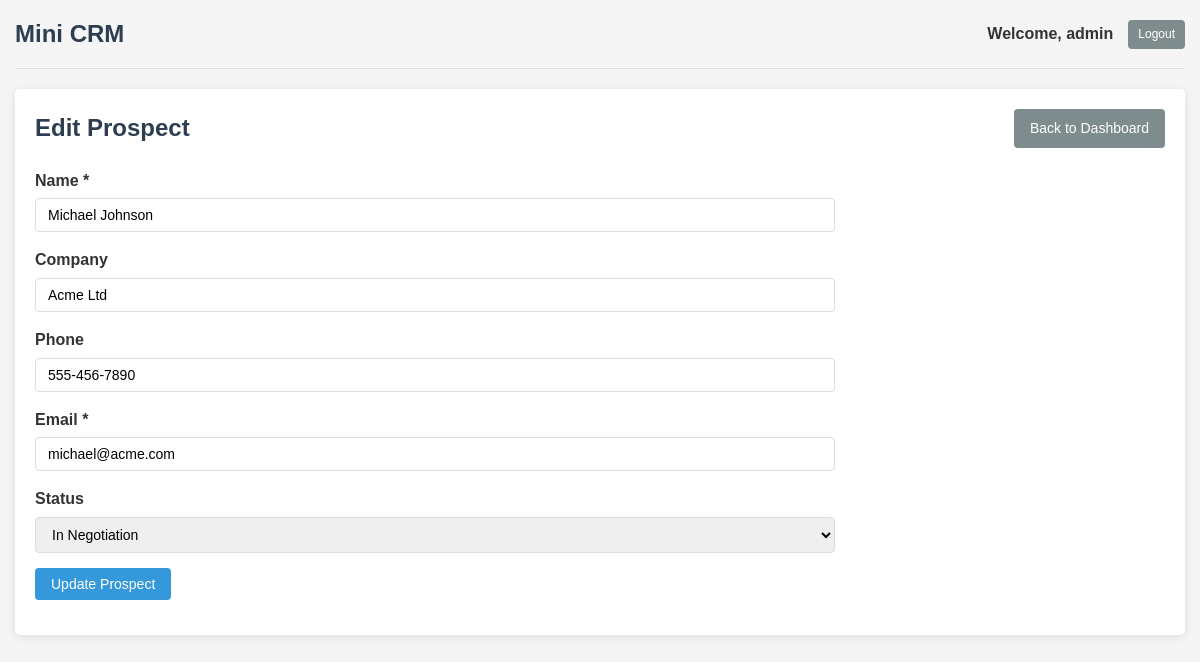
Page /prospect_form.php?id=3 (signed in) on the committed database.
### tables this page shows
CREATE TABLE
IF NOT EXISTS prospects
(
    id INT AUTO_INCREMENT PRIMARY KEY,
    name VARCHAR
(100) NOT NULL,
    company VARCHAR
(100),
    phone VARCHAR
(20),
    email VARCHAR
(100) NOT NULL,
    status ENUM
('new', 'contacted', 'in negotiation', 'won', 'lost') DEFAULT 'new',
    user_id INT,
    created_at TIMESTAMP DEFAULT CURRENT_TIMESTAMP,
    FOREIGN KEY
(user_id) REFERENCES users
(id) ON
DELETE
SET NULL
);

### config/env.php (called while the page is built, shortened)
<?php
class Env {
    private static $variables = [];
    public static function load($path = '.env') {
        if (!file_exists($path)) {
            return false;
        }
        return true;
    }
    public static function get($name, $default = null) {
        return isset(self::$variables[$name]) ? self::$variables[$name] : $default;
    }
}
?>

### classes/Prospect.php (called while the page is built, shortened)
<?php
require_once 'config/database.php';
class Prospect {
    private $conn;
    private $table = 'prospects';
    public $id;
    public function __construct() {
        $database = new Database();
        $this->conn = $database->connect();
    }
    public function read_single() {
        try {
            $query = "SELECT p.id, p.name, p.company, p.phone, p.email, p.status, p.created_at, p.user_id, u.username
                      FROM " . $this->table . " p
                      LEFT JOIN users u ON p.user_id = u.id
                      WHERE p.id = :id";
            $stmt = $this->conn->prepare($query);
            $stmt->bindParam(':id', $this->id, PDO::PARAM_INT);
            $stmt->execute();
            $row = $stmt->fetch();
            if ($row) {
                $this->name = $row['name'];
                $this->company = $row['company'];
                $this->phone = $row['phone'];
                $this->email = $row['email'];
                $this->status = $row['status'];
                return true;
            }
            return false;
        } catch (PDOException $e) {
            echo "Error fetching prospect: " . $e->getMessage();
            return false;
        }
    }
}
?>

### config/database.php (called while the page is built, shortened)
<?php
require_once 'env.php';
class Database
{
    private $host;
    private $username;
    private $password;
    private $database;
    public function __construct()
    {
        $this->host = Env::get('DB_HOST', 'localhost');
        $this->username = Env::get('DB_USERNAME', 'root');
        $this->password = Env::get('DB_PASSWORD', '');
        $this->database = Env::get('DB_DATABASE', 'mini_crm');
    }
    public function connect()
    {
        $this->conn = null;
        try {
            $this->conn = new PDO(
                "mysql:host=" . $this->host . ";dbname=" . $this->database,
                $this->username,
                $this->password
            );
            $this->conn->setAttribute(PDO::ATTR_ERRMODE, PDO::ERRMODE_EXCEPTION);
            $this->conn->setAttribute(PDO::ATTR_DEFAULT_FETCH_MODE, PDO::FETCH_ASSOC);
        } catch (PDOException $e) {
            echo "Connection Error: " . $e->getMessage();
        }
        return $this->conn;
    }
}
?>

### prospect_form.php (the view, shortened to what this page needs)
<?php
require_once 'classes/Prospect.php';
$prospect = new Prospect();
$editing = false;
if(isset($_GET['id'])) {
    $prospect->id = $_GET['id'];
    if($prospect->read_single()) {
        $editing = true;
    } else {
        header('Location: dashboard.php');
        exit;
    }
}
?>
<!DOCTYPE html>
<html lang="en">
<head>
    <link rel="stylesheet" href="assets/css/style.css">
</head>
<body>
    <div class="container">
        <?php include 'views/header.php'; ?>
        <div class="content">
            <div class="page-header">
                <h1><?php echo $editing ? 'Edit' : 'Add'; ?> Prospect</h1>
                <a href="dashboard.php" class="btn btn-secondary">Back to Dashboard</a>
            </div>
            <form method="POST" class="form">
                <div class="form-group">
                    <label for="name">Name *</label>
                    <input type="text" id="name" name="name" value="<?php echo htmlspecialchars($prospect->name ?? ''); ?>" required>
                </div>
                <div class="form-group">
                    <label for="company">Company</label>
                    <input type="text" id="company" name="company" value="<?php echo htmlspecialchars($prospect->company ?? ''); ?>">
                </div>
                <div class="form-group">
                    <label for="phone">Phone</label>
                    <input type="tel" id="phone" name="phone" value="<?php echo htmlspecialchars($prospect->phone ?? ''); ?>">
                </div>
                <div class="form-group">
                    <label for="email">Email *</label>
                    <input type="email" id="email" name="email" value="<?php echo htmlspecialchars($prospect->email ?? ''); ?>" required>
                </div>
                <div class="form-group">
                    <label for="status">Status</label>
                    <select id="status" name="status">
                        <option value="in negotiation" <?php echo (isset($prospect->status) && $prospect->status === 'in negotiation') ? 'selected' : ''; ?>>In Negotiation</option>
                    </select>
                </div>
                <div class="form-group">
                    <button type="submit" class="btn btn-primary"><?php echo $editing ? 'Update' : 'Create'; ?> Prospect</button>
                </div>
            </form>
        </div>
    </div>
</body>
</html>

### assets/css/style.css (style rules this page uses)
* { margin: 0; padding: 0; box-sizing: border-box; }
body { font-family: Arial, sans-serif; line-height: 1.6; color: #333; background-color: #f5f5f5; }
.container { max-width: 1200px; margin: 0 auto; padding: 0 15px; }
.content { background-color: #fff; padding: 20px; border-radius: 5px; box-shadow: 0 2px 10px rgba(0, 0, 0, 0.1); margin-bottom: 20px; }
.page-header { display: flex; justify-content: space-between; align-items: center; margin-bottom: 20px; }
.page-header h1 { font-size: 24px; color: #2c3e50; }
.form { max-width: 800px; }
.form-group { margin-bottom: 15px; }
.form-group label { display: block; margin-bottom: 5px; font-weight: bold; }
.form-group input, .form-group select, .form-group textarea { width: 100%; padding: 8px 12px; border: 1px solid #ddd; border-radius: 4px; font-size: 14px; }
.btn { display: inline-block; padding: 8px 16px; background-color: #3498db; color: #fff; border: none; border-radius: 4px; cursor: pointer; text-decoration: none; font-size: 14px; transition: background-color 0.3s; }
.btn-primary { background-color: #3498db; }
.btn-secondary { background-color: #7f8c8d; }

### rows in the picture
prospects: name "Michael Johnson", company "Acme Ltd", phone "555-456-7890", email "michael@acme.com", status "In Negotiation"

### other values in the picture
$username "admin"
